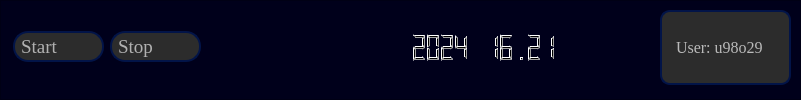
     <widget class="QFrame" name="headBarFrame">
      <property name="minimumSize">
       <size>
        <width>801</width>
        <height>61</height>
       </size>
      </property>
      <property name="styleSheet">
       <string notr="true">QWidget{
	
	background-color: rgb(0, 0, 27);
}</string>
      </property>
      <property name="frameShape">
       <enum>QFrame::Shape::StyledPanel</enum>
      </property>
      <property name="frameShadow">
       <enum>QFrame::Shadow::Raised</enum>
      </property>
      <layout class="QHBoxLayout" name="horizontalLayout_4">
       <property name="leftMargin">
        <number>0</number>
       </property>
       <property name="topMargin">
        <number>4</number>
       </property>
       <property name="rightMargin">
        <number>0</number>
       </property>
       <property name="bottomMargin">
        <number>9</number>
       </property>
       <item>
        <widget class="QFrame" name="startsoptBtnFrame">
         <property name="styleSheet">
          <string notr="true">QFrame{
	border:none;
	margin:3px;
}</string>
         </property>
         <property name="frameShape">
          <enum>QFrame::Shape::StyledPanel</enum>
         </property>
         <property name="frameShadow">
          <enum>QFrame::Shadow::Raised</enum>
         </property>
         <layout class="QHBoxLayout" name="horizontalLayout">
          <property name="topMargin">
           <number>5</number>
          </property>
          <property name="bottomMargin">
           <number>6</number>
          </property>
          <item>
           <widget class="QPushButton" name="startBtn">
            <property name="minimumSize">
             <size>
              <width>91</width>
              <height>31</height>
             </size>
            </property>
            <property name="font">
             <font>
              <family>Times New Roman</family>
              <pointsize>14</pointsize>
             </font>
            </property>
            <property name="styleSheet">
             <string notr="true">QPushButton{
	background-color: rgb(44, 44, 44);
	border: 2px solid  rgb(2, 20, 72);
	border-radius: 15px;
	color: rgb(177, 177, 177);
	padding-left: 6px;
	padding-right: 2px;
	text-align: left;
}
QPushButton::hover{
	background-color: rgb(23, 32, 42);
}
QPushButton::pressed{
	background-color: rgb(3, 1, 59)
}</string>
            </property>
            <property name="text">
             <string>Start</string>
            </property>
            <property name="icon">
             <iconset resource="../resources/icons/dark/iconsDark.qrc">
              <normaloff>:/iconsDark/icons/play.svg</normaloff>:/iconsDark/icons/play.svg</iconset>
            </property>
           </widget>
          </item>
          <item>
           <widget class="QPushButton" name="stopBtn">
            <property name="enabled">
             <bool>false</bool>
            </property>
            <property name="minimumSize">
             <size>
              <width>91</width>
              <height>31</height>
             </size>
            </property>
            <property name="font">
             <font>
              <family>Times New Roman</family>
              <pointsize>14</pointsize>
             </font>
            </property>
            <property name="styleSheet">
             <string notr="true">QPushButton{
	background-color: rgb(44, 44, 44);
	border: 2px solid  rgb(2, 20, 72);
	border-radius: 15px;
	color: rgb(177, 177, 177);
	padding-left: 6px;
	padding-right: 2px;
	text-align: left;
}
QPushButton::hover{
	background-color: rgb(23, 32, 42);
}
QPushButton::pressed{
	background-color: rgb(3, 1, 59)
}</string>
            </property>
            <property name="text">
             <string>Stop</string>
            </property>
            <property name="icon">
             <iconset resource="../resources/icons/dark/iconsDark.qrc">
              <normaloff>:/iconsDark/icons/stop-circle.svg</normaloff>:/iconsDark/icons/stop-circle.svg</iconset>
            </property>
           </widget>
          </item>
         </layout>
        </widget>
       </item>
       <item>
        <spacer name="horizontalSpacer">
         <property name="orientation">
          <enum>Qt::Orientation::Horizontal</enum>
         </property>
         <property name="sizeHint" stdset="0">
          <size>
           <width>57</width>
           <height>20</height>
          </size>
         </property>
        </spacer>
       </item>
       <item>
        <widget class="QFrame" name="frame">
         <property name="styleSheet">
          <string notr="true">QFrame{
	border:none;
}</string>
         </property>
         <property name="frameShape">
          <enum>QFrame::Shape::StyledPanel</enum>
         </property>
         <property name="frameShadow">
          <enum>QFrame::Shadow::Raised</enum>
         </property>
         <layout class="QHBoxLayout" name="horizontalLayout_2">
          <item>
           <widget class="QLCDNumber" name="dateLCD">
            <property name="minimumSize">
             <size>
              <width>171</width>
              <height>31</height>
             </size>
            </property>
            <property name="smallDecimalPoint">
             <bool>false</bool>
            </property>
            <property name="digitCount">
             <number>11</number>
            </property>
            <property name="segmentStyle">
             <enum>QLCDNumber::SegmentStyle::Filled</enum>
            </property>
            <property name="value" stdset="0">
             <double>2024.000000000000000</double>
            </property>
            <property name="intValue" stdset="0">
             <number>2024</number>
            </property>
           </widget>
          </item>
          <item>
           <widget class="QLCDNumber" name="timeLCD">
            <property name="minimumSize">
             <size>
              <width>75</width>
              <height>31</height>
             </size>
            </property>
            <property name="styleSheet">
             <string notr="true">QFrame{
	border:none;
}</string>
            </property>
            <property name="value" stdset="0">
             <double>16.210000000000001</double>
            </property>
           </widget>
          </item>
         </layout>
         <zorder>timeLCD</zorder>
         <zorder>dateLCD</zorder>
        </widget>
       </item>
       <item>
        <spacer name="horizontalSpacer_2">
         <property name="orientation">
          <enum>Qt::Orientation::Horizontal</enum>
         </property>
         <property name="sizeHint" stdset="0">
          <size>
           <width>58</width>
           <height>20</height>
          </size>
         </property>
        </spacer>
       </item>
       <item>
        <widget class="QFrame" name="userFrame">
         <property name="styleSheet">
          <string notr="true">QFrame{
	border:none;
}</string>
         </property>
         <property name="frameShape">
          <enum>QFrame::Shape::StyledPanel</enum>
         </property>
         <property name="frameShadow">
          <enum>QFrame::Shadow::Raised</enum>
         </property>
         <layout class="QHBoxLayout" name="horizontalLayout_3">
          <property name="topMargin">
           <number>5</number>
          </property>
          <property name="bottomMargin">
           <number>5</number>
          </property>
          <item>
           <widget class="QLabel" name="user">
            <property name="minimumSize">
             <size>
              <width>131</width>
              <height>31</height>
             </size>
            </property>
            <property name="font">
             <font>
              <family>Times New Roman</family>
              <pointsize>12</pointsize>
             </font>
            </property>
            <property name="styleSheet">
             <string notr="true">QLabel{
	color: rgb(186, 186, 186);
	background-color: rgb(44, 44, 44);
	border: 2px solid rgb(2, 20, 72);
	border-radius: 10px;
	padding-left: 10px;
	padding-right: 19px;
}</string>
            </property>
            <property name="text">
             <string>User: u98o29</string>
            </property>
           </widget>
          </item>
         </layout>
        </widget>
       </item>
      </layout>
     </widget>
